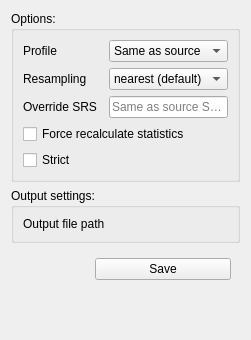
<?xml version="1.0" encoding="UTF-8"?>
<ui version="4.0">
 <class>ConvertWidget</class>
 <widget class="QWidget" name="ConvertWidget">
  <layout class="QGridLayout" name="gridLayout_33">
   <item row="1" column="0" colspan="2">
    <widget class="QGroupBox" name="converter_outpath_groupBox">
     <property name="title">
      <string>Output settings:</string>
     </property>
     <layout class="QGridLayout" name="gridLayout_35">
      <item row="0" column="0">
       <widget class="QLabel" name="converter_outpath_label">
        <property name="text">
         <string>Output file path</string>
        </property>
       </widget>
      </item>
     </layout>
    </widget>
   </item>
   <item row="3" column="0">
    <spacer name="verticalSpacer_7">
     <property name="orientation">
      <enum>Qt::Vertical</enum>
     </property>
     <property name="sizeHint" stdset="0">
      <size>
       <width>20</width>
       <height>40</height>
      </size>
     </property>
    </spacer>
   </item>
   <item row="0" column="0" colspan="2">
    <widget class="QGroupBox" name="converter_options_groupBox">
     <property name="title">
      <string>Options:</string>
     </property>
     <layout class="QGridLayout" name="gridLayout_34">
      <item row="0" column="2">
       <widget class="QComboBox" name="converter_data_type_comboBox">
        <item>
         <property name="text">
          <string>Same as source</string>
         </property>
        </item>
        <item>
         <property name="text">
          <string>Byte</string>
         </property>
        </item>
        <item>
         <property name="text">
          <string>Int8</string>
         </property>
        </item>
        <item>
         <property name="text">
          <string>UInt16</string>
         </property>
        </item>
        <item>
         <property name="text">
          <string>Int16</string>
         </property>
        </item>
        <item>
         <property name="text">
          <string>UInt32</string>
         </property>
        </item>
        <item>
         <property name="text">
          <string>Int32</string>
         </property>
        </item>
        <item>
         <property name="text">
          <string>UInt64</string>
         </property>
        </item>
        <item>
         <property name="text">
          <string>Int64</string>
         </property>
        </item>
        <item>
         <property name="text">
          <string>Float32</string>
         </property>
        </item>
        <item>
         <property name="text">
          <string>Float64</string>
         </property>
        </item>
        <item>
         <property name="text">
          <string>CInt16</string>
         </property>
        </item>
        <item>
         <property name="text">
          <string>CInt32</string>
         </property>
        </item>
        <item>
         <property name="text">
          <string>CFloat32 </string>
         </property>
        </item>
        <item>
         <property name="text">
          <string>CFloat64</string>
         </property>
        </item>
       </widget>
      </item>
      <item row="1" column="2">
       <widget class="QComboBox" name="converter_resampling_comboBox">
        <item>
         <property name="text">
          <string>nearest (default)</string>
         </property>
        </item>
        <item>
         <property name="text">
          <string>bilinear</string>
         </property>
        </item>
        <item>
         <property name="text">
          <string>cubic</string>
         </property>
        </item>
        <item>
         <property name="text">
          <string>cubicspline</string>
         </property>
        </item>
        <item>
         <property name="text">
          <string>lanczos</string>
         </property>
        </item>
        <item>
         <property name="text">
          <string>average</string>
         </property>
        </item>
        <item>
         <property name="text">
          <string>rms</string>
         </property>
        </item>
        <item>
         <property name="text">
          <string>mode</string>
         </property>
        </item>
       </widget>
      </item>
      <item row="3" column="0" colspan="3">
       <widget class="QCheckBox" name="converter_recalc_stat_checkBox">
        <property name="text">
         <string>Force recalculate statistics</string>
        </property>
       </widget>
      </item>
      <item row="0" column="0">
       <widget class="QLabel" name="converter_data_type_label">
        <property name="text">
         <string>Profile</string>
        </property>
       </widget>
      </item>
      <item row="1" column="0">
       <widget class="QLabel" name="converter_resampling_label">
        <property name="text">
         <string>Resampling</string>
        </property>
       </widget>
      </item>
      <item row="4" column="0" colspan="3">
       <widget class="QCheckBox" name="converter_strict_checkbox">
        <property name="text">
         <string>Strict</string>
        </property>
       </widget>
      </item>
      <item row="2" column="0">
       <widget class="QLabel" name="converter_srs_label">
        <property name="text">
         <string>Override SRS</string>
        </property>
       </widget>
      </item>
      <item row="2" column="2">
       <widget class="QLineEdit" name="converter_srs_lineEdit">
        <property name="maxLength">
         <number>327679999</number>
        </property>
        <property name="placeholderText">
         <string>Same as source SRS</string>
        </property>
       </widget>
      </item>
     </layout>
    </widget>
   </item>
   <item row="2" column="0" colspan="2">
    <widget class="QFrame" name="frame_2">
     <property name="frameShape">
      <enum>QFrame::NoFrame</enum>
     </property>
     <property name="frameShadow">
      <enum>QFrame::Raised</enum>
     </property>
     <layout class="QGridLayout" name="gridLayout_36">
      <item row="0" column="1">
       <widget class="QPushButton" name="converter_save_btn">
        <property name="minimumSize">
         <size>
          <width>136</width>
          <height>22</height>
         </size>
        </property>
        <property name="maximumSize">
         <size>
          <width>136</width>
          <height>22</height>
         </size>
        </property>
        <property name="text">
         <string>Save</string>
        </property>
       </widget>
      </item>
      <item row="0" column="0">
       <spacer name="horizontalSpacer_4">
        <property name="orientation">
         <enum>Qt::Horizontal</enum>
        </property>
        <property name="sizeHint" stdset="0">
         <size>
          <width>40</width>
          <height>20</height>
         </size>
        </property>
       </spacer>
      </item>
     </layout>
    </widget>
   </item>
  </layout>
 </widget>
 <resources />
 <connections />
</ui>
